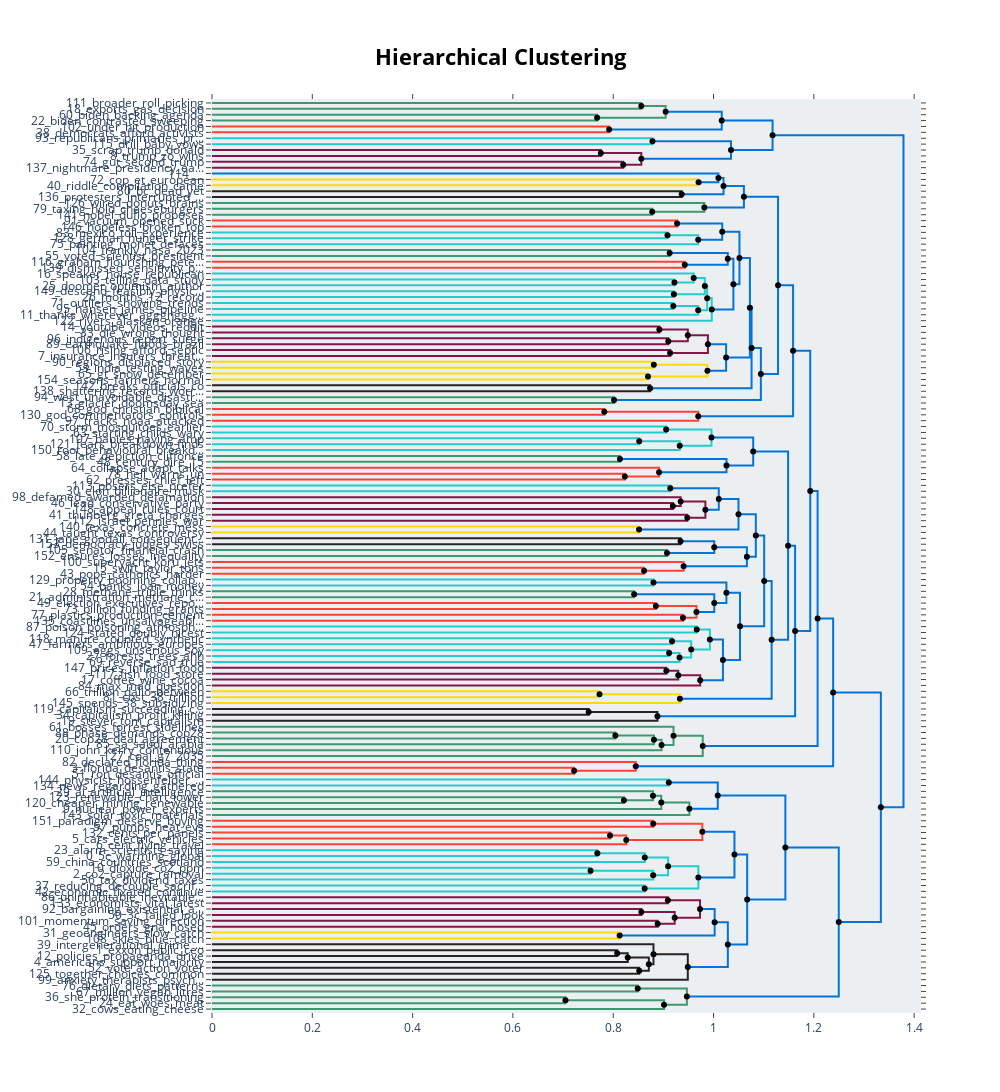

The notebook cell saved with this chart:
### Code cell
base_h_topics = base_topic_model.hierarchical_topics(tokenized_text)
base_topic_tree = base_topic_model.visualize_hierarchy(hierarchical_topics=base_h_topics)
base_topic_tree.write_html("figures/seg-topic-tree-fig.html")
base_topic_tree
